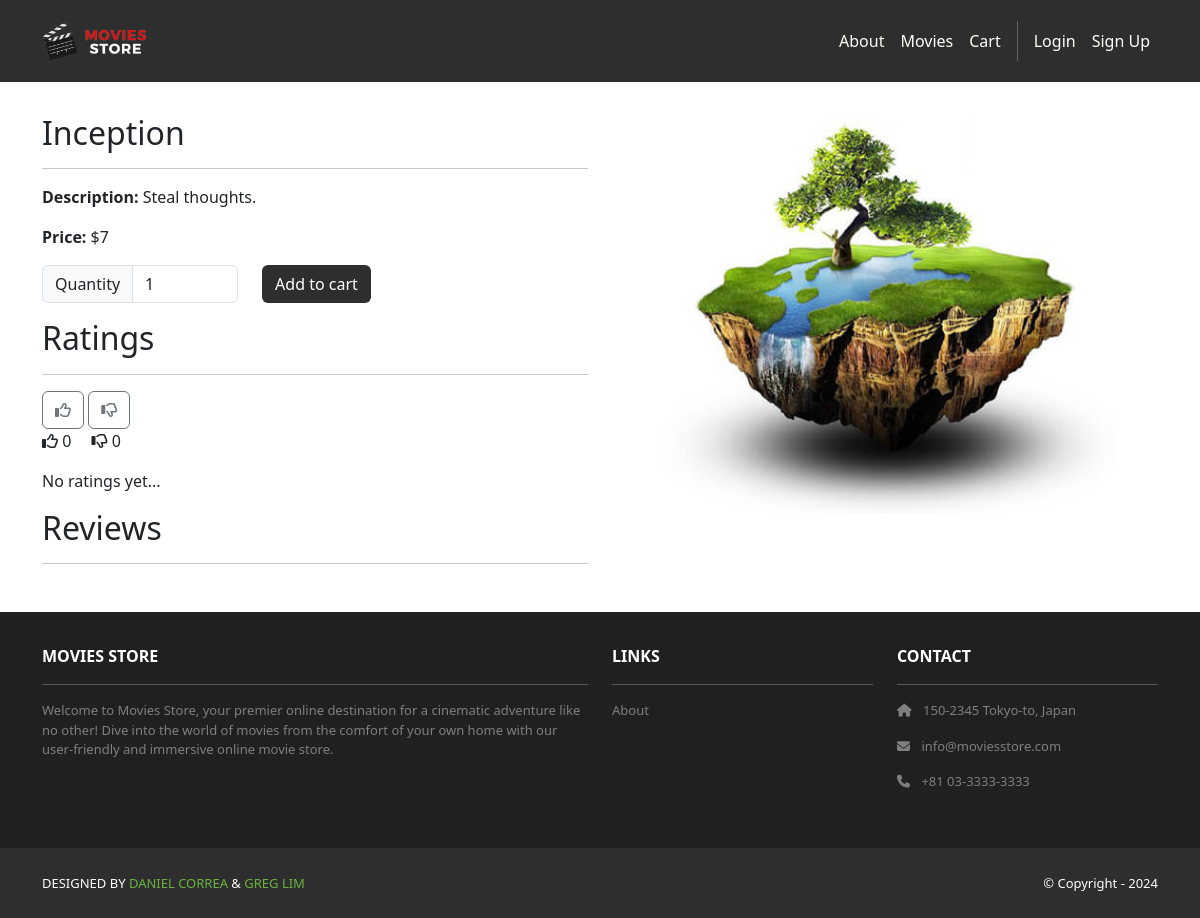
/movies/1/, run on the app's committed database.
### movies/models.py (models this page shows, shortened)
class Movie(models.Model):
    id = models.AutoField(primary_key=True)
    name = models.CharField(max_length=255)
    price = models.IntegerField()
    description = models.TextField()
    image = models.ImageField(upload_to='movie_images/')
    numorders = models.IntegerField(db_default=0)
    numreviews = models.IntegerField(db_default=0)
    mostorders =  models.CharField(max_length=10, db_default="No")
    mostreviews = models.CharField(max_length=10, db_default="No")

### movies/views.py (the view)
# urls.py: path('<int:id>/', views.show, name='movies.show'),
def show(request, id):
    movie = Movie.objects.get(id=id)
    reviews = Review.objects.filter(movie=movie)
    template_data = {}
    template_data['title'] = movie.name
    template_data['movie'] = movie
    template_data['reviews'] = reviews
    user_reported = False
    ratings = movie.ratings.aggregate( #type: ignore
        total=Count('id'),
        thumbs_up = Count('id', filter=Q(vote='up')),
        thumbs_down = Count('id', filter=Q(vote='down'))
    )
    if ratings['total'] > 0:
        approval = round((ratings['thumbs_up'] / ratings['total']) * 100)
    else:
        approval = None
    template_data['ratings'] = ratings
    template_data['approval'] = approval
    user_rating = None
    if request.user.is_authenticated:
        user_rating = Rating.objects.filter(movie=movie, user=request.user).first()
        print(f"user_rating: {user_rating}, vote: {user_rating.vote if user_rating else None}")
        Report.objects.filter(review__movie=movie, user=request.user).exists()
    template_data['user_reported'] = user_reported
    template_data['user_rating'] = user_rating
    for r in reviews:
        if Report.objects.filter(review=r).exists():
            user_reported = True
    template_data['user_reported'] = user_reported
    return render(request, 'movies/show.html',
                  {'template_data': template_data})

### movies/templates/movies/show.html (shortened to what this page needs)
{% extends 'base.html' %}
{% block content %}
{% load static %}
<div class="p-3">
  <div class="container">
    <div class="row mt-3">
      <div class="col-md-6 mx-auto mb-3">
        <h2>{{ template_data.movie.name }}</h2>
        <hr />
        <p><b>Description:</b> {{ template_data.movie.description }}</p>
        <p><b>Price:</b> ${{ template_data.movie.price }}</p>
        <p class="card-text">
          <form method="post"
            action="{% url 'cart.add' id=template_data.movie.id %}">
            <div class="row">
              <div class="col-auto">
                <div class="input-group col-auto">
                  <div class="input-group-text">Quantity
                    </div>
                  <input type="number" min="1" max="10"
                    class="form-control quantity-input"
                    name="quantity" value="1">
                </div>
              </div>
              <div class="col-auto">
                <button class="btn bg-dark text-white"
                  type="submit">Add to cart</button>
              </div>
            </div>
          </form>
        </p>
        <h2>Ratings</h2>
        <hr />
        <form method="POST" action="{% url 'rate_movie' template_data.movie.id %}">
        <button name="vote" value="up" class="btn {% if template_data.user_rating.vote == 'up' %}btn-primary{% else %}btn-outline-secondary{% endif %}">
          <i class="fa-regular fa-thumbs-up"></i>
        </button>
        <button name="vote" value="down" class="btn {% if template_data.user_rating.vote == 'down' %}btn-primary{% else %}btn-outline-secondary{% endif %}">
           <i class="fa-regular fa-thumbs-down"></i>
        </button>
        <p>
          <span class="me-3"><i class="fa-regular fa-thumbs-up"></i> {{ template_data.ratings.thumbs_up }}</span>
          <span><i class="fa-regular fa-thumbs-down"></i> {{ template_data.ratings.thumbs_down }}</span>
        </p>
        {% if template_data.approval is not None %}
          <p>Approval Rating: {{ template_data.approval }}%</p>
        {% else %}
          <p> No ratings yet...</p>
        {% endif %}
        </form>
        <h2>Reviews</h2>
        <hr />
      </div>
      <div class="col-md-6 mx-auto mb-3 text-center">
        <img src="{{ template_data.movie.image.url }}"
          class="rounded img-card-400" />
      </div>
    </div>
  </div>
</div>
{% endblock content %}

### moviesstore/static/css/style.css (style rules this page uses)
.bg-dark { background-color: #2E2E2E !important; }
.img-card-400 { width: fit-content; max-height: 400px; }

### data on the page
Movie: movie.name "Inception", movie.description "Steal thoughts.", movie.price "7", movie.image (picture)

### other printed values
{{ template_data.ratings.thumbs_up }} "0"
{{ template_data.ratings.thumbs_down }} "0"
